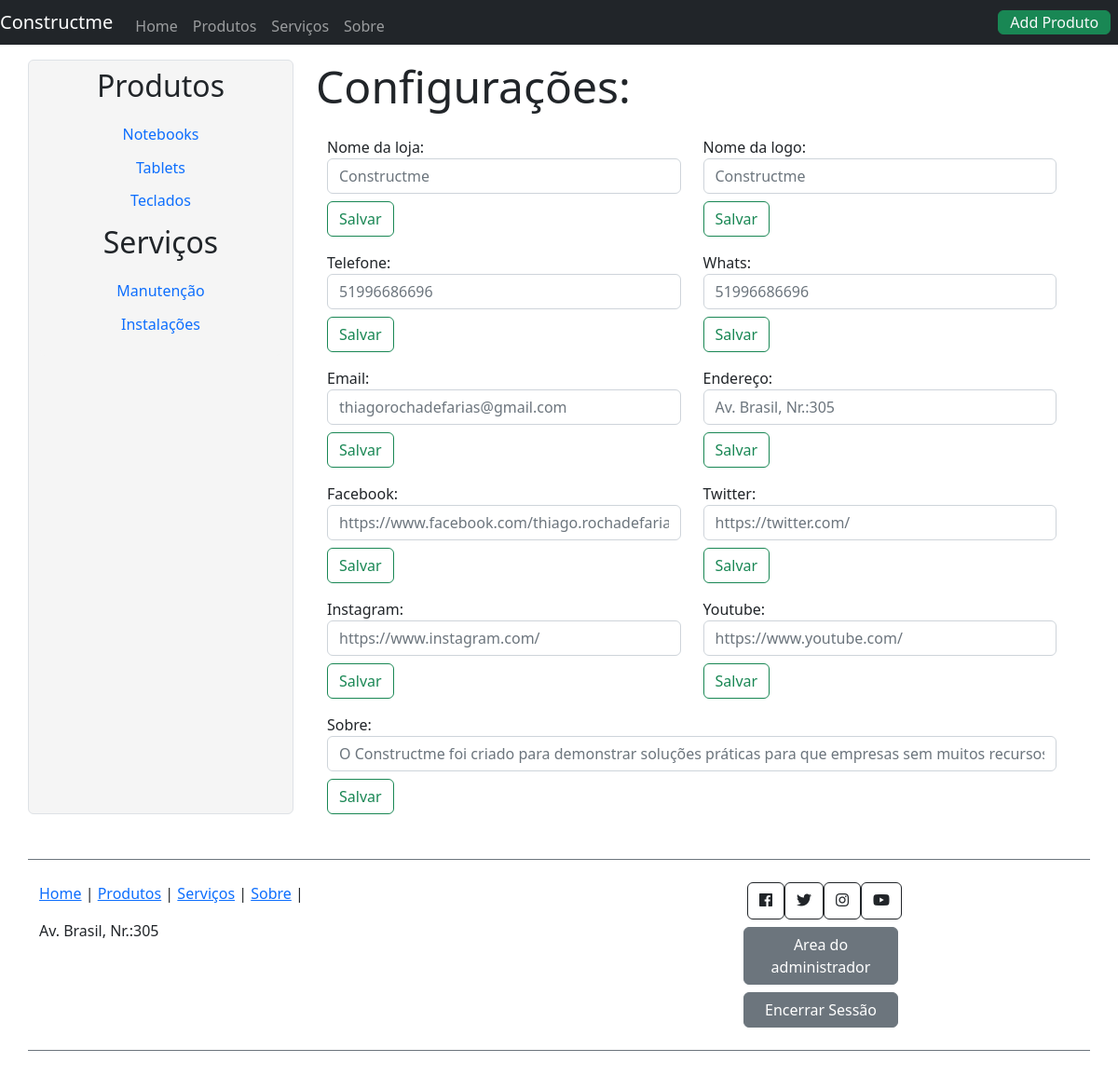
/areaAdm.php (signed in), run on the app's committed database.
### tables this page shows
CREATE TABLE `config` (
  `id` int(10) NOT NULL,
  `nome_loja` varchar(30) NOT NULL,
  `nome_logo` varchar(15) NOT NULL,
  `sobre` varchar(600) NOT NULL,
  `endereco` varchar(50) NOT NULL,
  `email` varchar(50) NOT NULL,
  `whats` varchar(11) NOT NULL,
  `telefone` varchar(11) NOT NULL,
  `facebook` varchar(50) NOT NULL,
  `twitter` varchar(50) NOT NULL,
  `instagram` varchar(50) NOT NULL,
  `youtube` varchar(50) NOT NULL
);

### classes/config.php (called while the page is built, shortened)
<?php
class Config {
  static function consultaConfig() {
    $stmt = conexao::getInstance();
    $stmt = $stmt->prepare("SELECT `nome_loja`, `nome_logo`, `sobre`, `endereco`,`email`, `whats`, `telefone`, `facebook`, `twitter`,`instagram`,`youtube` FROM config WHERE id = 1");
    $stmt->execute();
    return $stmt;
  }
  static function nome_loja(){
    $stmt = Config::consultaConfig();
    while ($rs = $stmt->fetch(PDO::FETCH_ASSOC)):
    return $rs['nome_loja'];
    endwhile;
  }
  static function logo(){
        $stmt = Config::consultaConfig();
        while ($rs = $stmt->fetch(PDO::FETCH_ASSOC)):
        return $rs['nome_logo'];
        endwhile;
  }
  static function telefone(){
    $stmt = Config::consultaConfig();
    while ($rs = $stmt->fetch(PDO::FETCH_ASSOC)):
    return $rs['telefone'];
    endwhile;
  }
  static function whats(){
    $stmt = Config::consultaConfig();
    while ($rs = $stmt->fetch(PDO::FETCH_ASSOC)):
    return $rs['whats'];
  endwhile;
  }
  static function email(){
    $stmt = Config::consultaConfig();
    while ($rs = $stmt->fetch(PDO::FETCH_ASSOC)):
    return $rs['email'];
  endwhile;
  }
  static function endereco(){
        $stmt = Config::consultaConfig();
        while ($rs = $stmt->fetch(PDO::FETCH_ASSOC)):
        return $rs['endereco'];
       endwhile;
  }
  static function facebook(){
    $stmt = Config::consultaConfig();
    while ($rs = $stmt->fetch(PDO::FETCH_ASSOC)):
    return $rs['facebook'];
   endwhile;
  }
  static function twitter(){
    $stmt = Config::consultaConfig();
    while ($rs = $stmt->fetch(PDO::FETCH_ASSOC)):
    return $rs['twitter'];
  endwhile;
  }
  static function instagram(){
    $stmt = Config::consultaConfig();
    while ($rs = $stmt->fetch(PDO::FETCH_ASSOC)):
    return $rs['instagram'];
  endwhile;
  }
  static function youtube(){
    $stmt = Config::consultaConfig();
    while ($rs = $stmt->fetch(PDO::FETCH_ASSOC)):
    return $rs['youtube'];
  endwhile;
  }
  static function sobre(){
    $stmt = Config::consultaConfig();
    while ($rs = $stmt->fetch(PDO::FETCH_ASSOC)):
    return $rs['sobre'];
  endwhile;
  }
}
?>

### classes/apresentacaoClasses/exibeConfigs.php (the view, shortened to what this page needs)
<?php
require_once 'classes/config.php';
?>
<div class="container">
    <div class="row">
        <div class="col-md-6 mt-3">
            <form method="post">
                <label for="nome_loja">Nome da loja:</label>
                <input  class="form-control " type="text" name="nome_loja" id="nome_loja" placeholder="<?php echo Config::nome_loja(); ?>">
                <input class="btn btn-outline-success mt-2" type="submit" value="Salvar">
            </form>
        </div>
        <div class="col-md-6 mt-3">
            <form method="post">
                <label for="logo">Nome da logo:</label>
                <input  class="form-control " type="text" name="logo" id="logo" placeholder="<?php echo Config::logo(); ?>">
                <input class="btn btn-outline-success mt-2" type="submit" value="Salvar">
            </form>
        </div>
        <div class="col-md-6 mt-3">
            <form method="post">
                <label for="telefone">Telefone:</label>
                <input  class="form-control " type="text" name="telefone" id="telefone" placeholder="<?php echo Config::telefone(); ?>">
                <input class="btn btn-outline-success mt-2" type="submit" value="Salvar">
            </form>
        </div>
        <div class="col-md-6 mt-3">
            <form method="post">
                <label for="whats">Whats:</label>
                <input  class="form-control " type="text" name="whats" id="whats" placeholder="<?php echo Config::whats(); ?>">
                <input class="btn btn-outline-success mt-2" type="submit" value="Salvar">
            </form>
        </div>
        <div class="col-md-6 mt-3">
            <form method="post">
                <label for="email">Email:</label>
                <input  class="form-control " type="text" name="email" id="email" placeholder="<?php echo Config::email(); ?>">
                <input class="btn btn-outline-success mt-2" type="submit" value="Salvar">
            </form>
        </div>
        <div class="col-md-6 mt-3">
            <form method="post">
                <label for="endereco">Endereço:</label>
                <input  class="form-control " type="text" name="endereco" id="endereco" placeholder="<?php echo Config::endereco(); ?>">
                <input class="btn btn-outline-success mt-2" type="submit" value="Salvar">
            </form>
        </div>
        <div class="col-md-6 mt-3">
            <form method="post">
                <label for="facebook">Facebook:</label>
                <input  class="form-control " type="text" name="facebook" id="facebook" placeholder="<?php echo Config::facebook(); ?>">
                <input class="btn btn-outline-success mt-2" type="submit" value="Salvar">
            </form>
        </div>
        <div class="col-md-6 mt-3">
            <form method="post">
                <label for="twitter">Twitter:</label>
                <input  class="form-control " type="text" name="twitter" id="twitter" placeholder="<?php echo Config::twitter(); ?>">
                <input class="btn btn-outline-success mt-2" type="submit" value="Salvar">
            </form>
        </div>
        <div class="col-md-6 mt-3">
            <form method="post">
                <label for="instagram">Instagram:</label>
                <input  class="form-control " type="text" name="instagram" id="instagram" placeholder="<?php echo Config::instagram(); ?>">
                <input class="btn btn-outline-success mt-2" type="submit" value="Salvar">
            </form>
        </div>
        <div class="col-md-6 mt-3">
            <form method="post">
                <label for="youtube">Youtube:</label>
                <input  class="form-control " type="text" name="youtube" id="youtube" placeholder="<?php echo Config::youtube(); ?>">
                <input class="btn btn-outline-success mt-2" type="submit" value="Salvar">
            </form>
        </div>
        <div class="col-md-12 mt-3">
            <form method="post">
                <label for="sobre">Sobre:</label>
                <input  class="form-control " type="text" name="sobre" id="sobre" placeholder="<?php echo Config::sobre(); ?>">
                <input class="btn btn-outline-success mt-2" type="submit" value="Salvar">
            </form>
        </div>
    </div>
</div>

### estrutura/menu.php (shortened to what this page needs)
<div>
    <nav class="navbar navbar-dark bg-dark navbar-expand-sm  p-0 m-0">
        <?php require_once 'classes/config.php'; ?>
        <a href="index.php" class="navbar-brand "><?php echo Config::logo();?></a>
        <div id="hamburguer" class="collapse navbar-collapse">
            <ul class="navbar-nav ">
                <li class="nav-item mx-auto mt-2">
                    <a href="index.php" class="nav-link">Home</a>
                </li>
                <li class="nav-item mx-auto mt-2">
                    <a href="solucao.php?pagina=1&tipoSolucao=1" class="nav-link">Produtos</a>
                </li>
                <li class="nav-item mx-auto mt-2">
                <a href="solucao.php?pagina=1&tipoSolucao=0" class="nav-link">Serviços</a>
                </li>
                <li class="nav-item mx-auto mt-2">
                <a href="sobre.php?pagina=1" class="nav-link">Sobre</a>
                </li>
            </ul>
            <div class="m-0 ms-auto">
                <?php if(isset($_SESSION['usuario'])){?>
                    <a href="adicionarSolucao.php" class="  text-light btn btn-success pt-0 pb-0 pl-1 pr-1">Add Produto</a>
                <?php } else{?>
                    <a href="carrinho.php?" class="nav-link">Carrinho</a>
                <?php } ?>'
            </div>
        </div>
    </nav>
</div>

### estrutura/rodape.php (shortened to what this page needs)
<?php require_once 'classes/config.php'; ?>
<footer class="mt-5  mb-5 ">
      <div class="container border-top border-bottom border-secondary pt-4 pb-4">
        <div class="row">
          <div class="col-8 col-md-4 d-flex justify-content-right order-md-last" >
            <a target="_blank" href="<?php echo  Config::facebook();?>" class="btn btn-outline-dark">
              <i class="fab fa-facebook"></i>
            </a>
            <a target="_blank" href="<?php echo  Config::twitter();?>" class="btn btn-outline-dark ml-2">
              <i class="fab fa-twitter"></i>
            </a>
            <a target="_blank" href="<?php echo  Config::instagram();?>" class="btn btn-outline-dark ml-2">
              <i class="fab fa-instagram"></i>
            </a>
            <a target="_blank" href="<?php echo  Config::youtube();?>" class="btn btn-outline-dark ml-2">
              <i class="fab fa-youtube"></i>
            </a>
          </div>
          <div class="col-12 col-md-8 mt-2 mt-md-0">
            <p>
              <a href="index.php">Home</a> |
              <a href="solucao.php?pagina=1&tipoSolucao=1">Produtos</a> |
              <a href="solucao.php?pagina=1&tipoSolucao=0">Serviços</a> |
              <a href="sobre.php">Sobre</a> |
            </p>
          </div>
        </div>
        <div class="row">
          <div class="col-md-8">
            <p><?php echo  Config::endereco();?></p>
          </div>
          <div  class="col-md-2 d-flex mt-2 pr-0 mr-0 d-flex row">
            <?php if(isset($_SESSION['usuario'])){?>
              <a class="btn btn-secondary col-12 ms-2 mb-2" href="areaAdm.php">Area do administrador</a>
              <a class="btn btn-secondary col-12 ms-2" href="logado.php?encerrar=sim">Encerrar Sessão</a>
            <?php } else{?>
              <a href="areaAdm.php">Area do administrador</a>
            <?php } ?>
          </div>
        </div>
      </div>
    </footer>

### data on the page
config: nome_logo "Constructme", nome_loja "Constructme", logo "Constructme", telefone "51996686696", whats "51996686696", email "thiagorochadefarias@gmail.com", endereco "Av. Brasil, Nr.:305", facebook "https://www.facebook.com/thiago.rochadefarias", twitter "https://twitter.com/", instagram "https://www.instagram.com/", youtube "https://www.youtube.com/"

### other printed values
$tipos['filtro'] "Notebooks"
$tipos['filtro'] "Tablets"
$tipos['filtro'] "Teclados"
$tipos['filtro'] "Manutenção"
$tipos['filtro'] "Instalações"
